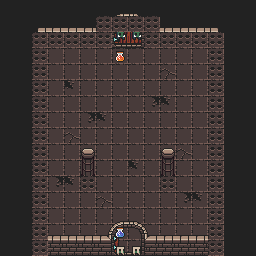

The image is a tile-based game level rendered from a .tmx file. Its description and complete source (layers, tilesets, objects, tile grids) follow:
An orthogonal 16x16 tile map with 16x16 px tiles, 10 tile layers (Floor, Traps, Side_walls, Side_doors, ...), 3 tilesets.

<map version="1.10" tiledversion="1.11.2" orientation="orthogonal" renderorder="right-down" width="16" height="16" tilewidth="16" tileheight="16" infinite="0" nextlayerid="11" nextobjectid="1">
 <editorsettings>
  <export format="csv" />
 </editorsettings>
 <tileset firstgid="1" source="Tilesets/0x72_DungeonTilesetII_v1.7.tsx" />
 <tileset firstgid="1025" source="Tilesets/atlas_walls_high-16x32.tsx" />
 <tileset firstgid="1217" source="Tilesets/atlas_walls_low-16x16.tsx" />
 <layer id="1" name="Floor" width="16" height="16">
  <data encoding="csv">
1250,1250,1250,1250,1250,1250,1250,1250,1250,1250,1250,1250,1250,1250,1250,1250,
1250,1250,1250,1250,1250,1250,1250,1250,1250,1250,1250,1250,1250,1250,1250,1250,
1250,1250,1250,130,130,130,130,130,130,130,130,130,130,1250,1250,1250,
1250,1250,130,130,130,130,130,130,130,130,130,130,130,130,1250,1250,
1250,1250,130,130,130,130,130,130,130,130,131,130,130,130,1250,1250,
1250,1250,130,130,195,130,130,130,130,130,130,130,130,130,1250,1250,
1250,1250,130,130,130,130,130,130,130,194,195,130,130,130,1250,1250,
1250,1250,130,130,130,194,195,130,130,130,130,130,130,130,1250,1250,
1250,1250,130,130,131,130,130,130,130,130,130,130,130,130,1250,1250,
1250,1250,130,130,130,130,130,130,130,130,130,131,130,130,1250,1250,
1250,1250,130,130,130,130,130,130,195,130,130,130,130,130,1250,1250,
1250,1250,130,194,195,130,130,130,130,130,130,130,130,130,1250,1250,
1250,1250,130,130,130,130,131,130,130,130,130,194,195,130,1250,1250,
1250,1250,130,130,130,130,130,130,130,130,130,130,130,130,1250,1250,
1250,1250,130,130,130,130,130,130,130,130,130,130,130,130,1250,1250,
1250,1250,1250,130,130,130,130,130,130,130,130,130,130,1250,1250,1250
</data>
 </layer>
 <layer id="6" name="Traps" width="16" height="16">
  <data encoding="csv">
0,0,0,0,0,0,0,0,0,0,0,0,0,0,0,0,
0,0,0,0,0,0,0,0,0,0,0,0,0,0,0,0,
0,0,0,0,0,0,0,0,0,0,0,0,0,0,0,0,
0,0,0,0,0,0,0,0,0,0,0,0,0,0,0,0,
0,0,0,0,0,0,0,0,0,0,0,0,0,0,0,0,
0,0,0,0,0,0,0,0,0,0,0,0,0,0,0,0,
0,0,0,0,0,0,0,0,0,0,0,0,0,0,0,0,
0,0,0,0,0,0,0,0,0,0,0,0,0,0,0,0,
0,0,0,0,0,0,0,0,0,0,0,0,0,0,0,0,
0,0,0,0,0,0,0,0,0,0,0,0,0,0,0,0,
0,0,0,0,0,0,0,0,0,0,0,0,0,0,0,0,
0,0,0,0,0,0,0,0,0,0,0,0,0,0,0,0,
0,0,0,0,0,0,0,0,0,0,0,0,0,0,0,0,
0,0,0,0,0,0,0,0,0,0,0,0,0,0,0,0,
0,0,0,0,0,0,0,0,0,0,0,0,0,0,0,0,
0,0,0,0,0,0,0,0,0,0,0,0,0,0,0,0
</data>
 </layer>
 <layer id="2" name="Side_walls" width="16" height="16">
  <data encoding="csv">
0,0,0,0,0,0,0,0,0,0,0,0,0,0,0,0,
0,0,0,0,0,0,0,0,0,0,0,0,0,0,0,0,
0,0,0,0,0,0,0,0,0,0,0,0,0,0,0,0,
0,0,1156,0,0,0,0,0,0,0,0,0,0,1105,0,0,
0,0,1156,0,0,0,0,0,0,0,0,0,0,1105,0,0,
0,0,1156,0,0,0,0,0,0,0,0,0,0,1105,0,0,
0,0,1156,0,0,0,0,0,0,0,0,0,0,1105,0,0,
0,0,1156,0,0,0,0,0,0,0,0,0,0,1105,0,0,
0,0,1156,0,0,0,0,0,0,0,0,0,0,1105,0,0,
0,0,1156,0,0,0,0,0,0,0,0,0,0,1105,0,0,
0,0,1156,0,0,0,0,0,0,0,0,0,0,1105,0,0,
0,0,1156,0,0,0,0,0,0,0,0,0,0,1105,0,0,
0,0,1156,0,0,0,0,0,0,0,0,0,0,1105,0,0,
0,0,1156,0,0,0,0,0,0,0,0,0,0,1105,0,0,
0,0,1156,0,0,0,0,0,0,0,0,0,0,1105,0,0,
0,0,0,0,0,0,0,0,0,0,0,0,0,0,0,0
</data>
 </layer>
 <layer id="3" name="Side_doors" width="16" height="16">
  <data encoding="csv">
0,0,0,0,0,0,0,0,0,0,0,0,0,0,0,0,
0,0,0,0,0,0,0,0,0,0,0,0,0,0,0,0,
0,0,0,0,0,0,0,0,0,0,0,0,0,0,0,0,
0,0,0,0,0,0,0,0,0,0,0,0,0,0,0,0,
0,0,0,0,0,0,0,0,0,0,0,0,0,0,0,0,
0,0,0,0,0,0,0,0,0,0,0,0,0,0,0,0,
0,0,0,0,0,0,0,0,0,0,0,0,0,0,0,0,
0,0,0,0,0,0,0,0,0,0,0,0,0,0,0,0,
0,0,0,0,0,0,0,0,0,0,0,0,0,0,0,0,
0,0,0,0,0,0,0,0,0,0,0,0,0,0,0,0,
0,0,0,0,0,0,0,0,0,0,0,0,0,0,0,0,
0,0,0,0,0,0,0,0,0,0,0,0,0,0,0,0,
0,0,0,0,0,0,0,0,0,0,0,0,0,0,0,0,
0,0,0,0,0,0,0,0,0,0,0,0,0,0,0,0,
0,0,0,0,0,0,0,0,0,0,0,0,0,0,0,0,
0,0,0,0,0,0,0,0,0,0,0,0,0,0,0,0
</data>
 </layer>
 <layer id="4" name="Front_walls" width="16" height="16">
  <data encoding="csv">
0,0,0,0,0,0,0,0,0,0,0,0,0,0,0,0,
0,0,1127,1178,1178,1178,1178,0,0,1178,1178,1178,1178,1126,0,0,
0,0,1151,1202,1202,1202,1202,0,0,1202,1202,1202,1202,1150,0,0,
0,0,0,0,0,0,0,0,0,0,0,0,0,0,0,0,
0,0,0,0,0,0,0,0,0,0,0,0,0,0,0,0,
0,0,0,0,0,0,0,0,0,0,0,0,0,0,0,0,
0,0,0,0,0,0,0,0,0,0,0,0,0,0,0,0,
0,0,0,0,0,0,0,0,0,0,0,0,0,0,0,0,
0,0,0,0,0,0,0,0,0,0,0,0,0,0,0,0,
0,0,0,0,0,0,0,0,0,0,0,0,0,0,0,0,
0,0,0,0,0,0,0,0,0,0,0,0,0,0,0,0,
0,0,0,0,0,0,0,0,0,0,0,0,0,0,0,0,
0,0,0,0,0,0,0,0,0,0,0,0,0,0,0,0,
0,0,0,0,0,0,0,0,0,0,0,0,0,0,0,0,
0,0,1122,1178,1178,1178,1178,0,0,1178,1178,1178,1178,1124,0,0,
0,0,1146,1202,1202,1202,1202,0,0,1202,1202,1202,1202,1148,0,0
</data>
 </layer>
 <layer id="5" name="Front_doors" width="16" height="16">
  <data encoding="csv">
0,0,0,0,0,0,0,1162,1163,0,0,0,0,0,0,0,
0,0,0,0,0,0,1185,1186,1187,1188,0,0,0,0,0,0,
0,0,0,0,0,0,1209,1210,1211,1212,0,0,0,0,0,0,
0,0,0,0,0,0,0,0,0,0,0,0,0,0,0,0,
0,0,0,0,0,0,0,0,0,0,0,0,0,0,0,0,
0,0,0,0,0,0,0,0,0,0,0,0,0,0,0,0,
0,0,0,0,0,0,0,0,0,0,0,0,0,0,0,0,
0,0,0,0,0,0,0,0,0,0,0,0,0,0,0,0,
0,0,0,0,0,0,0,0,0,0,0,0,0,0,0,0,
0,0,0,0,0,0,0,0,0,0,0,0,0,0,0,0,
0,0,0,0,0,0,0,0,0,0,0,0,0,0,0,0,
0,0,0,0,0,0,0,0,0,0,0,0,0,0,0,0,
0,0,0,0,0,0,0,0,0,0,0,0,0,0,0,0,
0,0,0,0,0,0,0,1166,1167,0,0,0,0,0,0,0,
0,0,0,0,0,0,1189,1190,1191,1192,0,0,0,0,0,0,
0,0,0,0,0,0,1213,1214,1215,1216,0,0,0,0,0,0
</data>
 </layer>
 <layer id="7" name="Decorations" width="16" height="16">
  <data encoding="csv">
0,0,0,0,0,0,0,0,0,0,0,0,0,0,0,0,
0,0,0,0,0,0,0,0,0,0,0,0,0,0,0,0,
0,0,0,0,98,0,98,0,0,98,0,98,0,0,0,0,
0,0,0,0,0,0,0,0,0,0,0,0,0,0,0,0,
0,0,0,0,0,0,0,0,0,0,0,0,0,0,0,0,
0,0,0,0,0,0,0,0,0,0,0,0,0,0,0,0,
0,0,0,0,0,0,0,0,0,0,0,0,0,0,0,0,
0,0,0,0,0,0,0,0,0,0,0,0,0,0,0,0,
0,0,0,0,0,0,0,0,0,0,0,0,0,0,0,0,
0,0,0,0,0,0,0,0,0,0,0,0,0,0,0,0,
0,0,0,0,0,0,0,0,0,0,0,0,0,0,0,0,
0,0,0,0,0,0,0,0,0,0,0,0,0,0,0,0,
0,0,0,0,0,0,0,0,0,0,0,0,0,0,0,0,
0,0,0,0,0,0,0,0,0,0,0,0,0,0,0,0,
0,0,0,0,0,0,0,0,0,0,0,0,0,0,0,0,
0,0,0,0,0,0,0,0,0,0,0,0,0,0,0,0
</data>
 </layer>
 <layer id="9" name="Chests" width="16" height="16">
  <data encoding="csv">
0,0,0,0,0,0,0,0,0,0,0,0,0,0,0,0,
0,0,0,0,0,0,0,0,0,0,0,0,0,0,0,0,
0,0,0,0,0,0,0,0,0,0,0,0,0,0,0,0,
0,0,0,0,0,0,0,0,0,0,0,0,0,0,0,0,
0,0,0,0,0,0,0,0,0,0,0,0,0,0,0,0,
0,0,0,0,0,0,0,0,0,0,0,0,0,0,0,0,
0,0,0,0,0,0,0,0,0,0,0,0,0,0,0,0,
0,0,0,0,0,0,0,0,0,0,0,0,0,0,0,0,
0,0,0,0,0,0,0,0,0,0,0,0,0,0,0,0,
0,0,0,0,0,0,0,0,0,0,0,0,0,0,0,0,
0,0,0,0,0,0,0,0,0,0,0,0,0,0,0,0,
0,0,0,0,0,0,0,0,0,0,0,0,0,0,0,0,
0,0,0,0,0,0,0,0,0,0,0,0,0,0,0,0,
0,0,0,0,0,0,0,0,0,0,0,0,0,0,0,0,
0,0,0,0,0,0,0,0,0,0,0,0,0,0,0,0,
0,0,0,0,0,0,0,0,0,0,0,0,0,0,0,0
</data>
 </layer>
 <layer id="8" name="Pillar" width="16" height="16">
  <data encoding="csv">
0,0,0,0,0,0,0,0,0,0,0,0,0,0,0,0,
0,0,0,0,0,0,0,0,0,0,0,0,0,0,0,0,
0,0,0,0,0,0,0,0,0,0,0,0,0,0,0,0,
0,0,0,0,0,0,0,0,0,0,0,0,0,0,0,0,
0,0,0,0,0,0,0,0,0,0,0,0,0,0,0,0,
0,0,0,0,0,0,0,0,0,0,0,0,0,0,0,0,
0,0,0,0,0,0,0,0,0,0,0,0,0,0,0,0,
0,0,0,0,0,0,0,0,0,0,0,0,0,0,0,0,
0,0,0,0,0,0,0,0,0,0,0,0,0,0,0,0,
0,0,0,0,0,166,0,0,0,0,166,0,0,0,0,0,
0,0,0,0,0,198,0,0,0,0,198,0,0,0,0,0,
0,0,0,0,0,230,0,0,0,0,230,0,0,0,0,0,
0,0,0,0,0,0,0,0,0,0,0,0,0,0,0,0,
0,0,0,0,0,0,0,0,0,0,0,0,0,0,0,0,
0,0,0,0,0,0,0,0,0,0,0,0,0,0,0,0,
0,0,0,0,0,0,0,0,0,0,0,0,0,0,0,0
</data>
 </layer>
 <layer id="10" name="Collisions" width="16" height="16">
  <data encoding="csv">
0,0,0,0,0,0,0,0,0,0,0,0,0,0,0,0,
0,0,0,0,0,0,386,386,386,386,0,0,0,0,0,0,
0,0,386,386,386,386,386,120,120,386,386,386,386,386,0,0,
0,0,386,0,0,0,0,691,0,0,0,0,0,386,0,0,
0,0,386,0,0,0,0,0,0,0,0,0,0,386,0,0,
0,0,386,0,0,0,0,0,0,0,0,0,0,386,0,0,
0,0,386,0,0,0,0,0,0,0,0,0,0,386,0,0,
0,0,386,0,0,0,0,0,0,0,0,0,0,386,0,0,
0,0,386,0,0,0,0,0,0,0,0,0,0,386,0,0,
0,0,386,0,0,0,0,0,0,0,0,0,0,386,0,0,
0,0,386,0,0,0,0,0,0,0,0,0,0,386,0,0,
0,0,386,0,0,386,0,0,0,0,386,0,0,386,0,0,
0,0,386,0,0,0,0,0,0,0,0,0,0,386,0,0,
0,0,386,0,0,0,0,0,0,0,0,0,0,386,0,0,
0,0,386,0,0,0,0,692,0,0,0,0,0,386,0,0,
0,0,386,0,0,0,0,56,56,0,0,0,0,386,0,0
</data>
 </layer>
</map>
